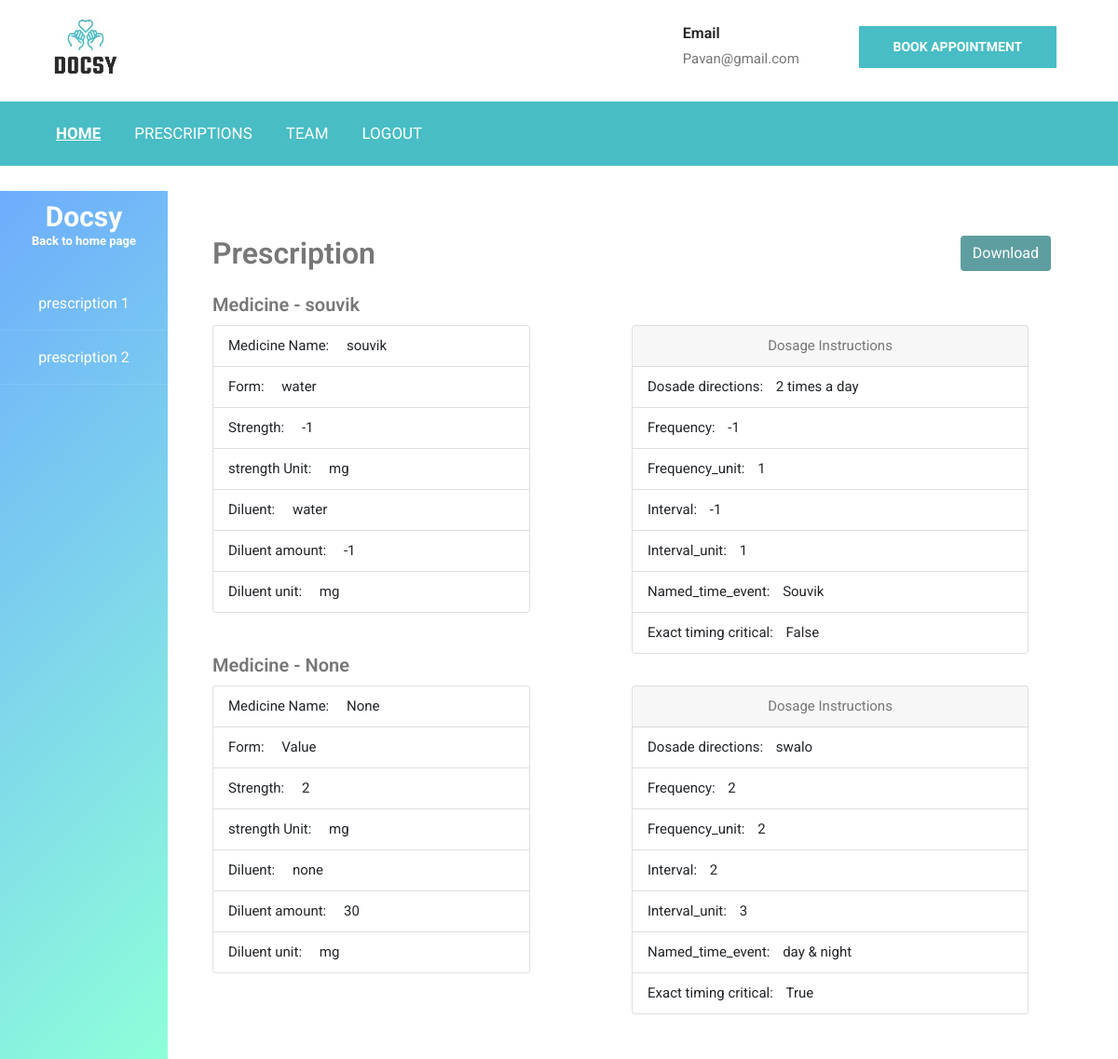
The page /patient/patientprescription/5 (signed in) on the database its author committed.
### receptionist/models.py (models this page shows)
class prescription(models.Model):
    patientId = models.ForeignKey(patient,on_delete=models.CASCADE)
    doctorId = models.ForeignKey(doctor,on_delete=models.CASCADE)
    comment = models.TextField()

class medicines(models.Model):
    prescriptionId = models.ForeignKey(prescription,on_delete=models.CASCADE)
    medicine_name = models.TextField()
    form = models.TextField()
    strength = models.IntegerField(default=0)
    strength_unit = models.TextField()
    diluent = models.TextField()
    diluent_amount = models.IntegerField(default=0)
    diluent_unit = models.TextField()
    dosade_directions = models.TextField()
    frequency = models.IntegerField(default=0)
    frequency_unit = models.TextField()
    interval = models.IntegerField(default=0)
    interval_unit = models.TextField()
    named_time_event = models.TextField()
    exact_timing_critical = models.BooleanField()

### patient/views.py (the view)
# urls.py: path('patientprescription/<str:prescription_id>',views.patientprescription,name="patientprescription"),
def patientprescription(request,prescription_id):
    if 'patient_id' in request.session:
        patient_id=request.session['patient_id']
        prescription_data = prescription.objects.all().filter(patientId=patient_id)
        print(prescription_data)
        medicine_data=[]
        m=medicines.objects.filter(prescriptionId=prescription_id)
        if m:
            medicine_data=[]
            medicine_data.append(medicines.objects.filter(prescriptionId=prescription_id))
            return render(request,'patient_prescription.html',{"prescription_data":prescription_data,"medicine_data":medicine_data,"prescription_id":prescription_id})
        else:
            return render(request,'patient_prescription.html',{"prescription_data":prescription_data,"prescription_id":0})

### patient/templates/patient_prescription.html (shortened to what this page needs)
<!doctype html>
<html lang="en">
    <head>
{% load static %}
        <link href="https://cdn.jsdelivr.net/npm/bootstrap@5.0.2/dist/css/bootstrap.min.css" rel="stylesheet">
        <link rel="stylesheet" href="https://stackpath.bootstrapcdn.com/font-awesome/4.7.0/css/font-awesome.min.css">
        <link rel="stylesheet" href=" {% static 'css/prescription.css' %}">
        <link rel="stylesheet" href="{% static 'css/patienthomestyles.css' %}">
    </head>
    <body>
        <section class="header-uper">
            <div class="container">
              <div class="row align-items-center">
                <div class="col-xl-5 col-lg-3">
                  <div class="logo">
                    <a href="index.html">
                      <img loading="lazy"  src="{% static 'HomePageImages/logo.jpeg' %}"  alt="logo" style="height: 100px;">
                    </a>
                  </div>
                </div>
                <div class="col-xl-7 col-lg-9">
                  <div class="right-side">
                    <ul class="contact-info pl-0 mb-4 mb-md-0">
                      <li class="item text-left">
                        <strong>Email</strong>
                        <br>
                        <a href="mailto:info@medic.com">
                            <span>Pavan@gmail.com</span>
                        </a>
                      </li>
                    </ul>
                    <div class="link-btn text-center text-lg-right">
                       <a href="{% url 'patientAppointment'   %}"  class="btn-style-one"> Book Appointment</a></br>
                    </div>
                  </div>
                </div>
              </div>
            </div>
          </section>
        <nav class="navbar navbar-expand-lg navbar-dark">
            <div class="container">
              <div class="collapse navbar-collapse" id="navbarLinks">
                <ul class="navbar-nav">
                  <li class="nav-item active">
                    <a class="nav-link" href="{% url 'patientHomePage' %}">Home</a>
                  </li>
                  <li class="nav-item @@about">
                    {% if prescription_id %}
                    <a class="nav-link" href="{% url 'patientPrescription' %}">Prescriptions</a>
                    {% else %}
                    <a class="nav-link" onclick="prescriptionErrorMessage()">Prescriptions</a>
                    {% endif %}
                  </li>
                  <li class="nav-item @@team">
                    <a class="nav-link" href="#footer">Team</a>
                  </li>
                  <li class="nav-item  @@contact">
                    <a class="nav-link" href="{% url 'patientlogout'   %}" >Logout</a>
                  </li>
                </ul>
              </div>
            </div>
          </nav>
        <br>
        <div id="main" class="wrapper ">
            <nav id="sidebar" class="order-first .flex-shrink-1 text-center" >
                <div class="">
                    <h1><a href="{% url 'patientHomePage'  %}" class="logo">Docsy<span>Back to home page</span></a></h1>
                    <ul class="list-unstyled components mb-5">
                        {% for i in prescription_data %}
                            <li class="active">
                                <a href="{% url 'patientprescription' i.id %}">prescription {{ forloop.counter }}</a>
                            </li>
                        {% endfor %}
                    </ul>
                </div>
            </nav>
          <div class="canvas_div_pdf">
            <div id="content"  class="p-10 p-md-5 pt-5 w-100" style="width: 90%;">
                <div class="row" style="width: 100%;">
                    <h2 class="mb-4">Prescription
                      <button  class="btn" style="float:right;background-color:cadetblue; color: white;font-size" onclick="getPDF()">Download</button></h2>
                   {% if prescription_id %}
                    {% for j in medicine_data %}
                        {% for k in j %}
                        <h5 >Medicine - {{k.medicine_name}} </h5>
                        <div class="row">
                            <div class="col-lg-6" style="margin-top: 10px;">
                                <div class="card" style="width: 80%;" >
                                    <ul class="list-group list-group-flush">
                                        <li class="list-group-item">Medicine Name: <span style="margin-left: 15px;"> {{k.medicine_name}}</span></li>
                                        <li class="list-group-item">Form: <span style="margin-left: 15px;"> {{k.form}}</span></li>
                                        <li class="list-group-item">Strength: <span style="margin-left: 15px;"> {{k.strength}}</span></li>
                                        <li class="list-group-item">strength Unit: <span style="margin-left: 15px;"> {{k.strength_unit}}</span></li>
                                        <li class="list-group-item">Diluent: <span style="margin-left: 15px;"> {{k.diluent}}</span></li>
                                        <li class="list-group-item">Diluent amount: <span style="margin-left: 15px;"> {{k.diluent_amount}}</span></li>
                                        <li class="list-group-item">Diluent unit: <span style="margin-left: 15px;"> {{k.diluent_unit}}</span></li>
                                    </ul>
                                </div>
                            </div>
                            <div class="col-lg-6" style="margin-top: 10px;">
                                <div class="card" style="width: 100%;">
                                    <div class="card-header text-center">
                                        Dosage Instructions
                                    </div>
                                    <ul class="list-group list-group-flush">
                                        <li class="list-group-item">Dosade directions: <span style="margin-left: 10px;"> {{k.dosade_directions}}</span></li>
                                        <li class="list-group-item">Frequency: <span style="margin-left: 10px;"> {{k.frequency}}</span></li>
                                        <li class="list-group-item">Frequency_unit: <span style="margin-left: 10px;"> {{k.frequency_unit}}</span></li>
                                        <li class="list-group-item">Interval: <span style="margin-left: 10px;"> {{k.interval}}</span></li>
                                        <li class="list-group-item">Interval_unit: <span style="margin-left: 10px;"> {{k.interval_unit}}</span></li>
                                        <li class="list-group-item">Named_time_event: <span style="margin-left: 10px;"> {{k.named_time_event}}</span></li>
                                        <li class="list-group-item">Exact timing critical: <span style="margin-left: 10px;"> {{k.exact_timing_critical}}</span></li>
                                     </ul>
                                </div>
                            </div>
                        </div>
                        {% endfor %}
                    {% endfor %}
                    {% endif %}
                </div>
            </div>
            </div>
          </div>
            </body>
</html>

### static/css/prescription.css (style rules this page uses)
* { box-sizing: border-box; overflow-x: hidden; }
.wrapper { width: 100%; display: flex; }
#sidebar { max-width: 300px; color: #fff; min-width: 15%; -webkit-transition: all 0.3s; -o-transition: all 0.3s; transition: all 0.3s; position: relative; z-index: 0; }
#sidebar:after { position: absolute; top: 0; left: 0; right: 0; bottom: 0; content: ''; background: #2f89fc; background: -moz-linear-gradient(-45deg, #2f89fc 0%, #5effc9 100%); background: -webkit-gradient(left top, right bottom, color-stop(0%, #2f89fc), color-stop(100%, #5effc9)); background: -webkit-linear-gradient(-45deg, #2f89fc 0%, #5effc9 100%); background: -o-linear-gradient(-45deg, #2f89fc 0%, #5effc9 100%); background: -ms-linear-gradient(-45deg, #2f89fc 0%, #5effc9 100%); background: -webkit-linear-gradient(315deg, #2f89fc 0%, #5effc9 100%); background: -o-linear-gradient(315deg, #2f89fc 0%, #5effc9 100%); background: linear-gradient(135deg, #2f89fc 0%, #5effc9 100%); filter: progid:DXImageTransform.Microsoft.gradient( startColorstr='#2f89fc', endColorstr='#5effc9', GradientType=1 ); opacity: .7; z-index: -1; }
#sidebar h1 { margin-bottom: 20px; font-weight: 700; font-size: 30px; }
#sidebar h1 .logo { color: #fff; padding: 10px 30px; display: block; }
#sidebar h1 .logo span { font-size: 13px; color: #fff; display: block; }
#sidebar ul.components { padding: 0; }
#sidebar ul li { font-size: 16px; }
#sidebar ul li a { padding: 15px 30px; display: block; color: rgba(255, 255, 255, 0.9); border-bottom: 1px solid rgba(255, 255, 255, 0.1); }
#sidebar ul li.active > a { background: transparent; color: #fff; }
img { vertical-align: middle; border-style: none; }
.btn { display: inline-block; font-weight: 400; color: #212529; text-align: center; vertical-align: middle; -webkit-user-select: none; -moz-user-select: none; -ms-user-select: none; user-select: none; background-color: transparent; border: 1px solid transparent; padding: 0.375rem 0.75rem; font-size: 1rem; line-height: 1.5; border-radius: 0.25rem; -webkit-transition: color 0.15s ease-in-out, background-color 0.15s ease-in-out, border-color 0.15s ease-in-out, -webkit-box-shadow 0.15s ease-in-out; transition: color 0.15s ease-in-out, background-color 0.15s ease-in-out, border-color 0.15s ease-in-out, -webkit-box-shadow 0.15s ease-in-out; -o-transition: color 0.15s ease-in-out, background-color 0.15s ease-in-out, border-color 0.15s ease-in-out, box-shadow 0.15s ease-in-out; transition: color 0.15s ease-in-out, background-color 0.15s ease-in-out, border-color 0.15s ease-in-out, box-shadow 0.15s ease-in-out; transition: color 0.15s ease-in-out, background-color 0.15s ease-in-out, border-color 0.15s ease-in-out, box-shadow 0.15s ease-in-out, -webkit-box-shadow 0.15s ease-in-out; }
.list-unstyled { padding-left: 0; list-style: none; }
.mb-5, .my-5 { margin-bottom: 3rem !important; }

### rows shown on the page
medicines: medicine_name "souvik", form "water", strength "-1", strength_unit "mg", diluent "water", diluent_amount "-1", diluent_unit "mg", dosade_directions "2 times a day", frequency "-1", frequency_unit "1", interval "-1", interval_unit "1", named_time_event "Souvik", exact_timing_critical "False"
medicines: medicine_name "None", form "Value", strength "2", strength_unit "mg", diluent "none", diluent_amount "30", diluent_unit "mg", dosade_directions "swalo", frequency "2", frequency_unit "2", interval "2", interval_unit "3", named_time_event "day & night", exact_timing_critical "True"
